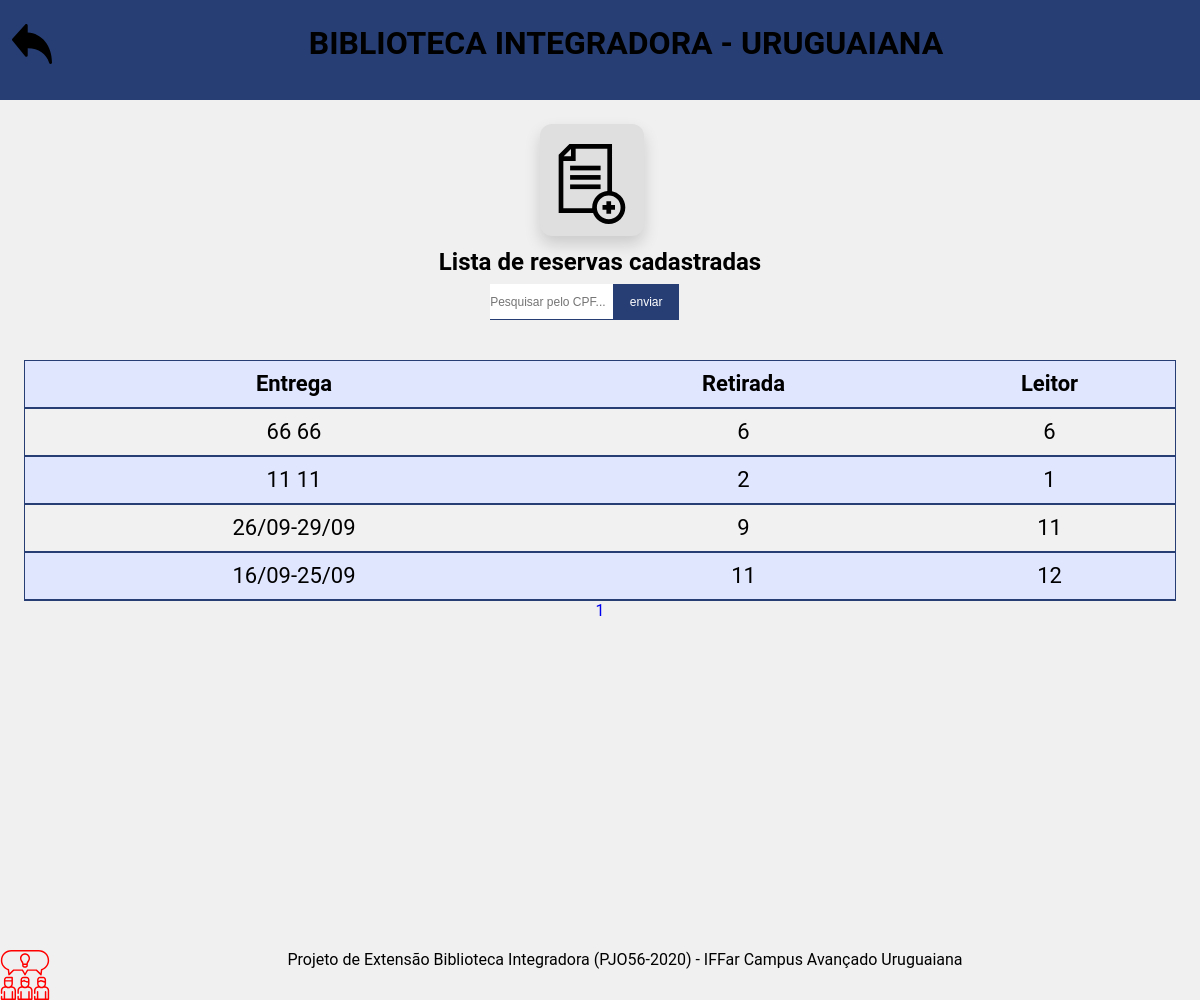
The page /reserva/historico.php (signed in) on the database its author committed.
### tables this page shows
CREATE TABLE IF NOT EXISTS `historico` (
  `id` int(255) NOT NULL AUTO_INCREMENT,
  `datasr` varchar(255) NOT NULL,
  `id_leitores` int(255) NOT NULL,
  `id_livros` int(255) NOT NULL,
  PRIMARY KEY (`id`),
  KEY `FK_historico` (`id_leitores`),
  KEY `FK_historico2` (`id_livros`)
);

### components/tabela.php (the view, shortened to what this page needs)
<?php
function tabela($tabela,$dados,$coluna,$codigo,$paginas){
    include("../conecta.php");
    $i=1;
            if($coluna=="*"){
              $sql = "SELECT $coluna FROM $tabela ";
             $resultado = mysqli_query($conexao, $sql);
            }
            $colunas = mysqli_num_fields($resultado)-1;
                $total = mysqli_num_rows($resultado);
                $registros = 15;
                $numPaginas = ceil($total/$registros);
                $inicio = ($registros*$paginas)-$registros;
                if($coluna=="*"){
                $sql = "SELECT $coluna FROM $tabela LIMIT $inicio,$registros";
                $resultado = mysqli_query($conexao, $sql);
                }
            $specialCase=$dados[0];
            if($specialCase == "h"){$i++;}
            echo '<div id="dados"><table>';
            echo '<tr>';
             while ($i <= $colunas+1){
                echo('<th> '.$dados[$i].' </th>');
                 $i++;}
            echo '</tr></div>';
            if($specialCase!='s' and $specialCase!='r'){
                $cor=1;
                while ($dados = $resultado->fetch_assoc()) {
                    $j=1;
                    foreach ($dados as $key => $value) {
                        $c[]=$value;}
                        if($cor%2==0){
                            echo '<tr class="escuro">';
                            $cor++;
                        }
                        else{
                            echo '<tr class="claro">';
                            $cor++;
                        }
                while($j <= $colunas){
                        echo '<td>'.$c[$j].'</td>';
                    $j++;
                    }unset($c);
                    if($specialCase!='h'){
                    echo '<td> <div class="options">';
                     echo '<div class="options"><a href="alterar.php?id='.$dados['id'].'">'
                                    . '<img src="../styles/img/gear.svg" alt="Editar">'
                                    . '</a> ';
                    echo '<script>
                    function showmodal'.$dados['id'].'(){
                        var modal= document.querySelector("#modal'.$dados['id'].'")
                        modal.style.display= "block"
                    }
                    function closeModal'.$dados['id'].'(){
                        var btnClose = document.querySelector("#cancel")
                        var modal= document.querySelector("#modal'.$dados['id'].'")
                        modal.style.display= "none"
                    }
                    </script>
                    <img onclick="showmodal'.$dados['id'].'() " src="../styles/img/delet.svg" alt="Excluir">'
                            . '<div id="modal'.$dados['id'].'" class="modal" style="display: none;">
                            <div class="content">
                            <div class="cabeca">
                                <h2>Você tem certeza?</h2>
                            </div>
                                <hr>
                                <h3>Este conteúdo vai ser excluído.Tem certeza que deseja continuar?</h3>
                            <input type="hidden" value='.$dados['id'].'>
                            <div class="Modaloptions">
                                <button onclick="closeModal'.$dados['id'].'()" id="cancel">Cancelar</button>
                                <a href="../components/excluir.php?id='.$dados['id'].'&tabela='.$tabela.'">
                                <button>Excluir</button>
                                </a>
                                </div>
                            </div>
                            </div> </div>
                            </td>';
                echo '</div></tr>';
                }}echo"</table>";
                for($i = 1; $i < $numPaginas + 1; $i++) {
                    if($specialCase=='h'){echo "<a href='historico.php?pagina=$i'>".$i."</a> ";}
                    else{echo "<a href='index.php?pagina=$i'>".$i."</a> ";}
            }
        }
    }echo '</table>';
?>

### styles/css/main.css (style rules this page uses)
* { margin: 0; padding: 0; box-sizing: border-box; outline: 0; }
html, body { width: 100%; height: 100%; font-family: 'Roboto', sans-serif;; }
:root { --primary-color: #273E74; --second-color: #070850; --vermelho:#C10108; }
body { background-color: #f0f0f0; }
main a { text-decoration: none; }
tr.escuro { background-color: rgb(225, 230, 255); }
tr.claro { background-color: rgb(241, 241, 241); }
th { background-color: rgb(225, 230, 255); }
a { text-decoration: none; }

### styles/css/main-reserved.css (style rules this page uses)
* { margin: 0; padding: 0; box-sizing: border-box; }
html, body { font-family: 'Roboto', sans-serif; width:100%; height: 100%; background-color: #f0f0f0; }
main #dados { display:flex; flex-direction:column; width:100%; align-items:center; margin-top:16px; padding:24px; }
#dados table { width: 100%; padding:2px; border-collapse: collapse; border: 1px solid var(--primary-color); line-height: 46px; font-size:22px; }
#dados th, td { border-bottom:2px solid var(--primary-color); text-align: center; }

### rows shown on the page
historico: datasr "66 66", id_leitores "6", id_livros "6"
historico: datasr "11 11", id_leitores "2", id_livros "1"
historico: datasr "26/09-29/09", id_leitores "9", id_livros "11"
historico: datasr "16/09-25/09", id_leitores "11", id_livros "12"

### other values the page prints
$dados[$i] "Entrega"
$dados[$i] "Retirada"
$dados[$i] "Leitor"
